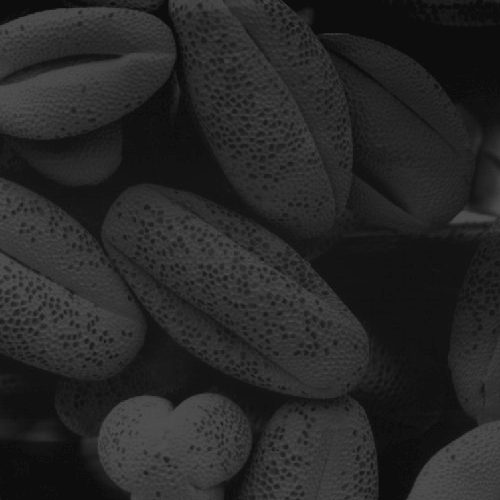
%> input picture Chp 3/3.3 Histogram Processing/3.3 Representing img as histogram/1.tif, 500 x 500 px
$ octave drawing_histogram_of_img.m   (GNU Octave 9; MATLAB toolbox functions it lacks are replaced by stand-ins)
%> lines starting %> are read from the running program, lines starting %| are printed output that depends on the picture
%% Reading imgs
img1 = imread('1.tif');
%> img1 is the input picture: size 500x500 uint8; min 13, max 83, mean 38.7
img2 = imread('2.tif');
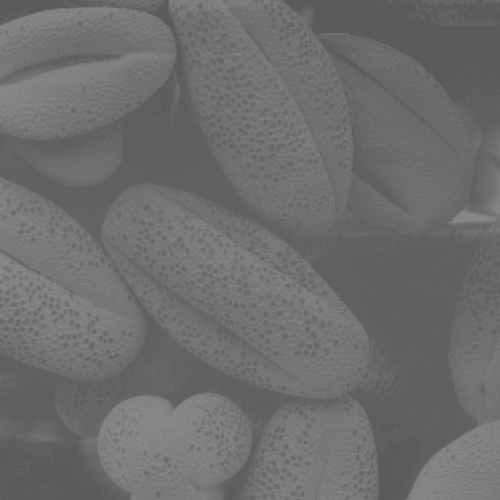
%> input picture Chp 3/3.3 Histogram Processing/3.3 Representing img as histogram/2.tif, 500 x 500 px
%> img2 is the input picture: size 500x500 uint8; min 91, max 138, mean 109.1
img3 = imread('3.tif');
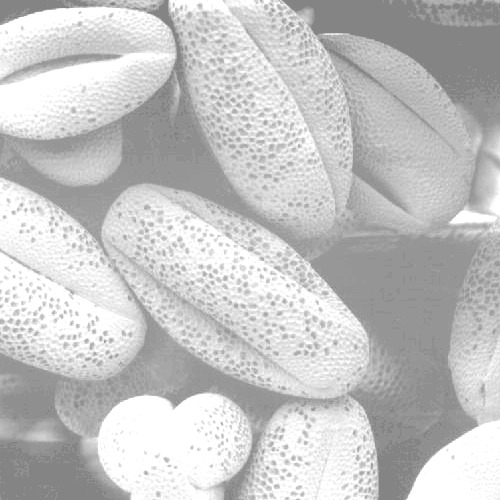
%> input picture Chp 3/3.3 Histogram Processing/3.3 Representing img as histogram/3.tif, 500 x 500 px
%> img3 is the input picture: size 500x500 uint8; min 132, max 255, mean 196.4
img4 = imread('4.tif');
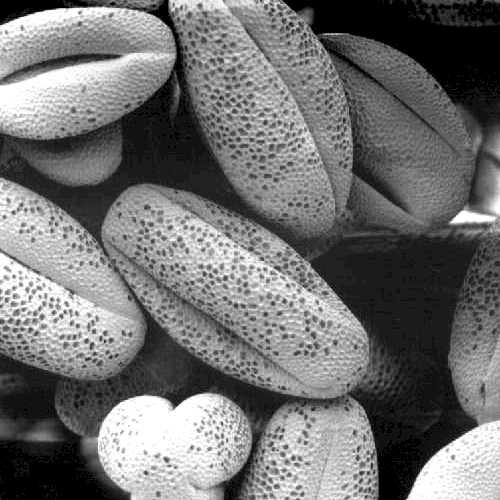
%> input picture Chp 3/3.3 Histogram Processing/3.3 Representing img as histogram/4.tif, 500 x 500 px
%> img4 is the input picture: size 500x500 uint8; min 0, max 255, mean 113.2


%% Ploting imgs & their histograms
subplot(4, 2, 1); imshow(img1);
subplot(4, 2, 2); imhist(img1);

subplot(4, 2, 3); imshow(img2);
subplot(4, 2, 4); imhist(img2);

subplot(4, 2, 5); imshow(img3);
subplot(4, 2, 6); imhist(img3);

subplot(4, 2, 7); imshow(img4);
subplot(4, 2, 8); imhist(img4);
%> after `imhist(img4)`:
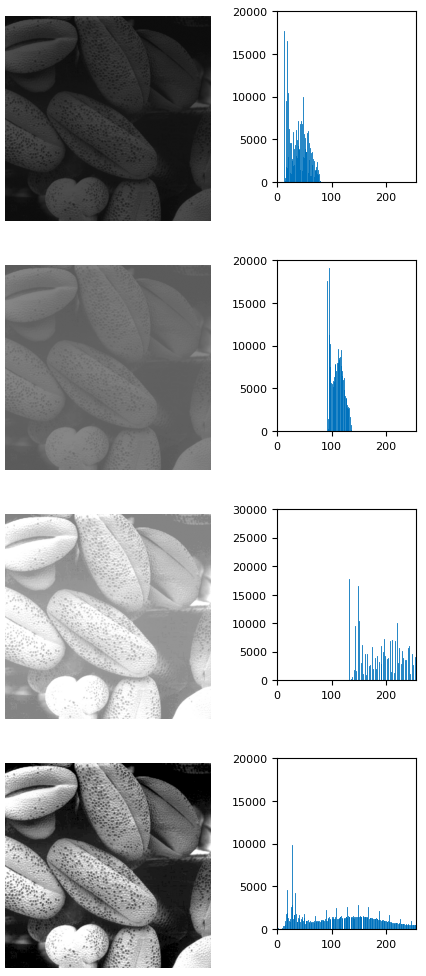
%> figure redrawn from the program's plot data, 8 panels
